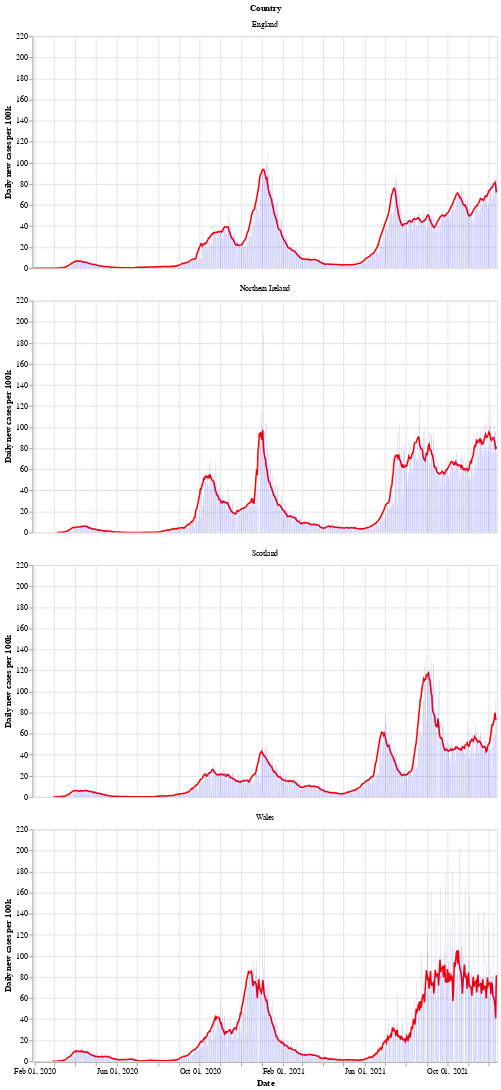

Here is the notebook cell this chart was saved with:
### Markdown cell above
Next is a bar chart of the number of new cases in each country (per 100k population), with the 7 day moving average of cases. Again we see that Wales saw a longer period of raising and falling cases compared to the other countries.

After a period of cases falling, each nation is now seeing a rise in the number of cases - especially in Wales.

### Code cell
# collapse
bars = alt.Chart(uk_cases).mark_bar().encode(
    x=alt.X("yearmonthdate(date):T", axis=alt.Axis(title='Date')),
    y=alt.Y("newCasesRate:Q", axis=alt.Axis(title='Daily new cases per 100k')),
    tooltip='newCasesRate',
    color=alt.condition(
        alt.datum.dailyChange > 0,
        alt.value("orange"),  # The positive color
        alt.value("blue")  # The negative color
    )
).properties(title='New cases per 100k population with rolling 7 day average', width=600).interactive()
line = alt.Chart(uk_cases).mark_line(
    color='red',
    size=2,
).transform_window(
    rolling_mean='mean(newCasesRate)',
    frame=[0, 7],
    groupby=['areaName']
).encode(
    x='yearmonthdate(date):T',
    y='rolling_mean:Q'
)
alt.layer(line, bars, data=uk_cases).facet(alt.Row('areaName', title='Country'), columns=1)

### Figure 1 — Vega-Lite specification as saved in the notebook (floating-point values rounded to 4 significant figures; data arrays with more than 128 entries replaced by an {"elided": "..."} marker saying what was removed)
{"config": {"view": {"continuousWidth": 400, "continuousHeight": 300}}, "data": {"name": "data-873a1f1d97b4ab19951aaae3a2d8ede5"}, "facet": {"type": "nominal", "field": "areaName", "title": "Country"}, "spec": {"layer": [{"mark": {"type": "line", "color": "red", "size": 2}, "encoding": {"x": {"type": "temporal", "field": "date", "timeUnit": "yearmonthdate"}, "y": {"type": "quantitative", "field": "rolling_mean"}}, "transform": [{"window": [{"op": "mean", "field": "newCasesRate", "as": "rolling_mean"}], "frame": [0, 7], "groupby": ["areaName"]}]}, {"mark": "bar", "encoding": {"color": {"condition": {"value": "orange", "test": "(datum.dailyChange > 0)"}, "value": "blue"}, "tooltip": {"type": "quantitative", "field": "newCasesRate"}, "x": {"type": "temporal", "axis": {"title": "Date"}, "field": "date", "timeUnit": "yearmonthdate"}, "y": {"type": "quantitative", "axis": {"title": "Daily new cases per 100k"}, "field": "newCasesRate"}}, "selection": {"selector002": {"type": "interval", "bind": "scales", "encodings": ["x", "y"]}}, "title": "New cases per 100k population with rolling 7 day average", "width": 600}]}, "columns": 1, "$schema": "https://vega.github.io/schema/vega-lite/v4.8.1.json", "datasets": {"data-873a1f1d97b4ab19951aaae3a2d8ede5": {"elided": "2640 records"}}}
